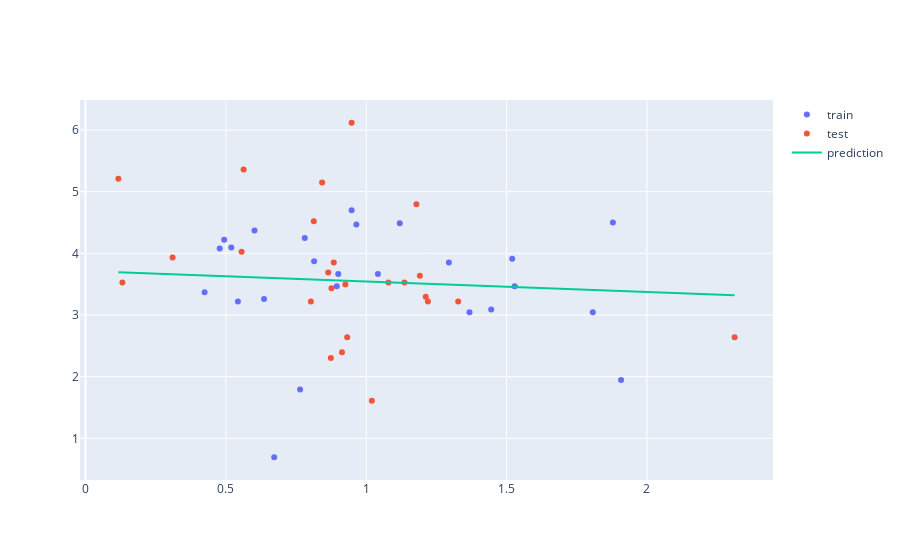

Notebook cell for this chart:
### Markdown cell above
#### Protests vs Policy Count

### Code cell
import plotly.express as px
import plotly.graph_objects as go
from sklearn.linear_model import LinearRegression
from sklearn.model_selection import train_test_split
from sklearn.metrics import mean_squared_error, r2_score
from sklearn.utils import shuffle
import numpy as np

df = state_tp_stat_all[['protests_100k', 'count']] #[state_tp_stat_all['state']!="DC"]
y = np.log(df['count'][:, None]).reshape(-1)
X = np.log(df.protests_100k[:, None])

# X = df['count'][:, None]
# y = df.protests_100k
# X, y = shuffle(X, y)
X_train, X_test, y_train, y_test = train_test_split(X, y, train_size=0.5, random_state=0)

model = LinearRegression()
model.fit(X_train, y_train)
# model.fit(X, y)

x_range = np.linspace(X.min(), X.max(), 100)
y_range = model.predict(x_range.reshape(-1, 1))


fig = go.Figure([
    go.Scatter(x=X_train.squeeze(), y=y_train, name='train', mode='markers'),
    go.Scatter(x=X_test.squeeze(), y=y_test, name='test', mode='markers'),
    go.Scatter(x=x_range, y=y_range, name='prediction')
])

fig.show()

print("intercept:", model.intercept_.round(2))
print("slope:", model.coef_[0].round(2))

y_pred = model.predict(X_test.reshape(-1, 1))

MSE = mean_squared_error(y_test, y_pred)
print("MSE:", MSE.round(2))
print("RMSE:", np.sqrt(MSE).round(2))

R2 = r2_score(y_test, y_pred)
print("R2:\t", R2.round(3))

### Figure 1 — Plotly figure (JSON) as saved in the notebook; plotly's stock layout.template omitted (floating-point values rounded to 4 significant figures)
{"data": [{"mode": "markers", "name": "train", "type": "scatter", "x": [1.529, 0.4242, 0.5193, 0.948, 1.294, 1.52, 0.5428, 0.7644, 1.908, 0.6359, 0.6722, 0.9004, 0.478, 1.807, 1.119, 1.879, 1.042, 0.7809, 0.494, 0.602, 1.368, 0.8143, 0.895, 1.445, 0.9648], "y": [3.466, 3.367, 4.094, 4.7, 3.85, 3.912, 3.219, 1.792, 1.946, 3.258, 0.6931, 3.664, 4.078, 3.045, 4.489, 4.5, 3.664, 4.248, 4.22, 4.369, 3.045, 3.871, 3.466, 3.091, 4.466]}, {"mode": "markers", "name": "test", "type": "scatter", "x": [1.212, 1.328, 0.876, 0.8132, 0.1313, 0.9136, 1.136, 1.22, 0.8428, 0.874, 0.948, 0.556, 0.8646, 0.9257, 1.179, 1.02, 0.8843, 2.312, 0.8029, 1.079, 0.9322, 0.5632, 0.3101, 1.191, 0.1172], "y": [3.296, 3.219, 3.434, 4.522, 3.526, 2.398, 3.526, 3.219, 5.147, 2.303, 6.118, 4.025, 3.689, 3.497, 4.796, 1.609, 3.85, 2.639, 3.219, 3.526, 2.639, 5.361, 3.932, 3.638, 5.209]}, {"name": "prediction", "type": "scatter", "x": [0.1172, 0.1393, 0.1615, 0.1837, 0.2058, 0.228, 0.2502, 0.2724, 0.2945, 0.3167, 0.3389, 0.361, 0.3832, 0.4054, 0.4276, 0.4497, 0.4719, 0.4941, 0.5163, 0.5384, 0.5606, 0.5828, 0.6049, 0.6271, 0.6493, 0.6715, 0.6936, 0.7158, 0.738, 0.7601, 0.7823, 0.8045, 0.8267, 0.8488, 0.871, 0.8932, 0.9153, 0.9375, 0.9597, 0.9819, 1.004, 1.026, 1.048, 1.071, 1.093, 1.115, 1.137, 1.159, 1.181, 1.204, 1.226, 1.248, 1.27, 1.292, 1.314, 1.337, 1.359, 1.381, 1.403, 1.425, 1.447, 1.47, 1.492, 1.514, 1.536, 1.558, 1.581, 1.603, 1.625, 1.647, 1.669, 1.691, 1.714, 1.736, 1.758, 1.78, 1.802, 1.824, 1.847, 1.869, 1.891, 1.913, 1.935, 1.957, 1.98, 2.002, 2.024, 2.046, 2.068, 2.09, 2.113, 2.135, 2.157, 2.179, 2.201, 2.223, 2.246, 2.268, 2.29, 2.312], "y": [3.693, 3.689, 3.685, 3.681, 3.678, 3.674, 3.67, 3.666, 3.662, 3.659, 3.655, 3.651, 3.647, 3.644, 3.64, 3.636, 3.632, 3.629, 3.625, 3.621, 3.617, 3.614, 3.61, 3.606, 3.602, 3.599, 3.595, 3.591, 3.587, 3.583, 3.58, 3.576, 3.572, 3.568, 3.565, 3.561, 3.557, 3.553, 3.55, 3.546, 3.542, 3.538, 3.535, 3.531, 3.527, 3.523, 3.52, 3.516, 3.512, 3.508, 3.505, 3.501, 3.497, 3.493, 3.489, 3.486, 3.482, 3.478, 3.474, 3.471, 3.467, 3.463, 3.459, 3.456, 3.452, 3.448, 3.444, 3.441, 3.437, 3.433, 3.429, 3.426, 3.422, 3.418, 3.414, 3.41, 3.407, 3.403, 3.399, 3.395, 3.392, 3.388, 3.384, 3.38, 3.377, 3.373, 3.369, 3.365, 3.362, 3.358, 3.354, 3.35, 3.347, 3.343, 3.339, 3.335, 3.331, 3.328, 3.324, 3.32]}], "layout": {"autosize": true, "xaxis": {"autorange": true, "range": [-0.01756, 2.447], "type": "linear"}, "yaxis": {"autorange": true, "range": [0.2958, 6.515], "type": "linear"}}}
